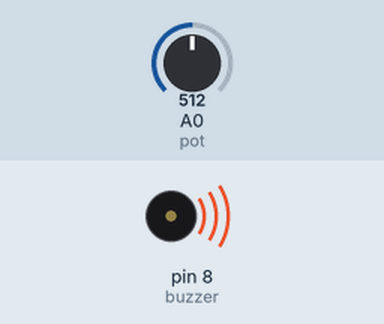
Bench run of a sketch on a simulated Arduino Uno, built with avr-gcc and run on an emulated ATmega328P. Shown: buzzer (waves = sounding). The inputs (shaded band) are chosen by the test bench; at power-on: A0 (pot) = 512.

Above: at 0.1 s.
Timing chart, 0 to 1.6 s (numbered marks = the images above):
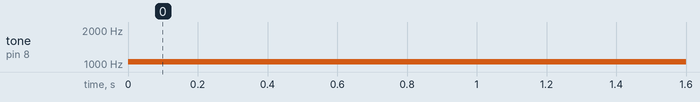

The sketch:

exer3.ino
```cpp
int buzzer = 8;
int pot = A0;
int frequencia;

void setup() {
  pinMode(buzzer, OUTPUT);
}

void loop() {
  frequencia = map(analogRead(pot), 0, 1023, 100, 2000); // Mapeia o valor do potenciômetro para a frequência
  tone(buzzer, frequencia);
  delay(10);
}
```

Measured:
- by itself, tone on pin 8 (buzzer): silent → 1050 Hz at 0.00 s
